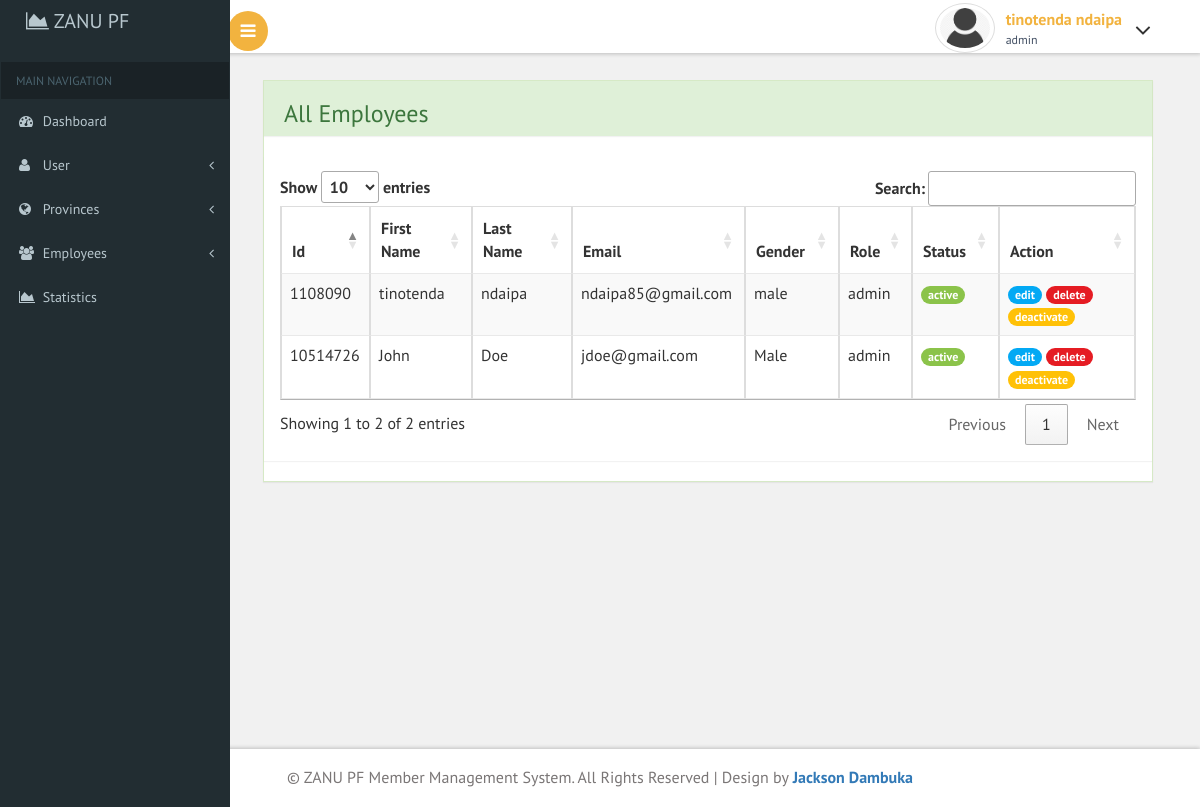
The page /emp.php (signed in) on the database its author committed.
### tables this page shows
CREATE TABLE `employees` (
  `id` int(8) NOT NULL,
  `password` varchar(200) NOT NULL,
  `fname` varchar(200) NOT NULL,
  `lname` varchar(200) NOT NULL,
  `gender` varchar(20) NOT NULL,
  `email` varchar(200) NOT NULL,
  `is_active` tinyint(1) NOT NULL,
  `role` varchar(20) NOT NULL
);

### emp.php (the view, shortened to what this page needs)
<?php include "includes/header.php"; ?>
<?php
$query ="SELECT * FROM employees";
$statement = $db->prepare($query);
$statement->execute();
$result = $statement->fetchAll();
?>
<div id="page-wrapper">
    <div class="row">
        <div class="col-md-12">
            <div class="panel panel-success">
                <div class="panel panel-heading">
                    <h3>All Employees</h3>
                </div>
                <div class="panel panel-body">
                    <table id="all_emps" class="table table-striped table-bordered" >
                        <thead>
                            <tr>
                                <th>id</th>
                                <th>First Name</th>
                                <th>Last Name</th>
                                <th>Email</th>
                                <th>Gender</th>
                                <th>Role</th>
                                <th>Status</th>
                                <th align="center">Action</th>
                            </tr>
                        </thead>
                        <tbody class="search_into">
                            <?php foreach($result as $row) : ?>
                                <tr>
                                    <td><?php echo $row['id'] ?> </td>
                                    <td><?php echo $row['fname'] ?></td>
                                    <td><?php echo $row['lname'] ?></td>
                                    <td><?php echo $row['email'] ?></td>
                                    <td><?php echo $row['gender'] ?></td>
                                    <td><?php echo $row['role'] ?></td>
                                    <?php
                                        if($row['is_active']==1){
                                            echo "<td><a href='' class='badge badge-success'>active</a></td>";
                                        }else{
                                            echo "<td><a href='' class='badge badge-warning'>deactivated</a></td>";
                                        }
                                    ?>
                                    <td>
                                        <a href="edit_emp.php?id=<?php echo $row['id'] ?>" class="badge badge-primary">edit</a>
                                        <a href="delete_emp.php?id=<?php echo $row['id'] ?>" class="badge badge-danger">delete</a>
                                        <?php
                                            if($row['is_active']==1){
                                                echo '<a href="activate_emp.php?id='.$row['id'].'" class="badge badge-warning">deactivate</a>';
                                            }else{
                                                echo '<a href="activate_emp.php?id='.$row['id'].'" class="badge badge-success">activate</a>';
                                            }
                                        ?>
                                    </td>
                                </tr>
                            <?php endforeach; ?>
                        </tbody>
                    </table>
                </div>
            </div>
        </div>
    </div>
</div>
<?php include "includes/footer.php"; ?>

### css/custom.css (style rules this page uses)
#page-wrapper { padding:5em 2em 2.5em; background-color: #F1F1F1; }

### rows shown on the page
employees: id "1108090", fname "tinotenda", lname "ndaipa", email "ndaipa85@gmail.com", gender "male", role "admin", is_active "active"
employees: id "10514726", fname "John", lname "Doe", email "jdoe@gmail.com", gender "Male", role "admin", is_active "active"

### other values the page prints
$_SESSION['fname'] "tinotenda"
$_SESSION['lname'] "ndaipa"
$_SESSION['role'] "admin"
